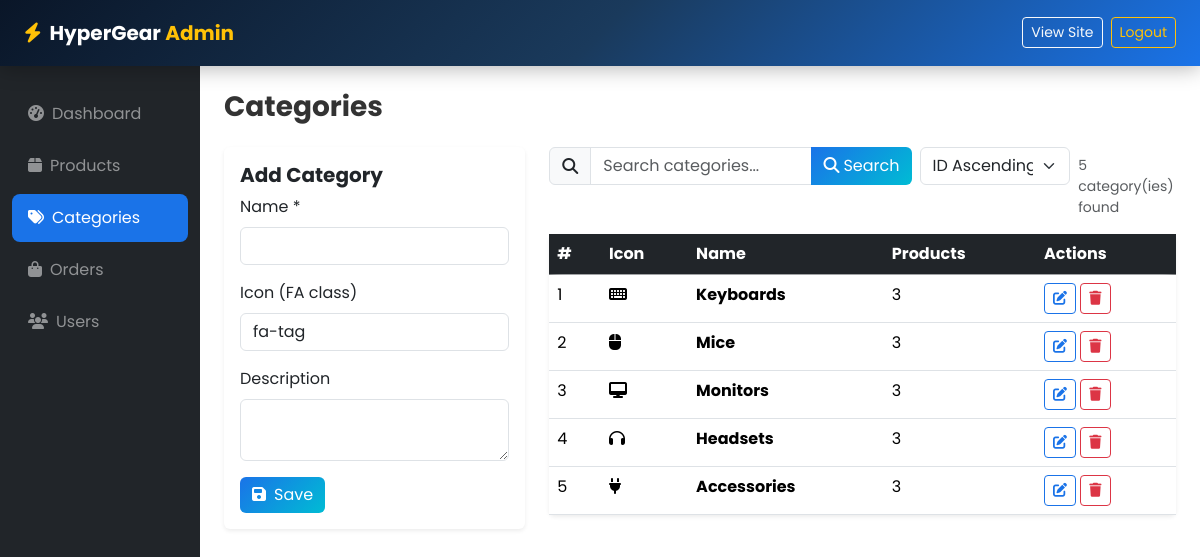
Screenshot of /admin/categories.php (signed in) with the database file from the repository.
### tables this page shows
CREATE TABLE IF NOT EXISTS `categories` (
    `id` INT AUTO_INCREMENT PRIMARY KEY,
    `name` VARCHAR(100) NOT NULL,
    `description` TEXT DEFAULT NULL,
    `icon` VARCHAR(50) DEFAULT 'fa-tag',
    `created_at` TIMESTAMP DEFAULT CURRENT_TIMESTAMP
);

### admin/categories.php (the view, shortened to what this page needs)
<?php
require_once __DIR__ . '/../config/database.php';
$edit_cat = isset($_GET['edit']) ? $conn->query("SELECT * FROM categories WHERE id=" . (int)$_GET['edit'])->fetch_assoc() : null;
$categories = $conn->query("SELECT c.*, (SELECT COUNT(*) FROM products WHERE category_id=c.id) as product_count FROM categories c ORDER BY c.id");
require_once __DIR__ . '/../includes/header.php';
?>
<nav class="navbar navbar-expand-lg navbar-dark sticky-top hg-navbar">
    <div class="container-fluid px-4">
        <a class="navbar-brand fw-bold" href="<?= BASE_URL ?>admin/dashboard.php"><i class="fas fa-bolt text-warning me-2"></i>HyperGear <span class="text-warning">Admin</span></a>
        <div class="ms-auto"><a href="<?= BASE_URL ?>" class="btn btn-outline-light btn-sm me-2">View Site</a><a href="<?= BASE_URL ?>pages/logout.php" class="btn btn-outline-warning btn-sm">Logout</a></div>
    </div>
</nav>
<div class="container-fluid">
    <div class="row">
        <div class="col-lg-2 bg-dark min-vh-100 py-4 admin-sidebar">
            <nav class="nav flex-column">
                <a class="nav-link text-white-50" href="<?= BASE_URL ?>admin/dashboard.php"><i class="fas fa-tachometer-alt me-2"></i>Dashboard</a>
                <a class="nav-link text-white-50" href="<?= BASE_URL ?>admin/products.php"><i class="fas fa-box me-2"></i>Products</a>
                <a class="nav-link text-white active" href="<?= BASE_URL ?>admin/categories.php"><i class="fas fa-tags me-2"></i>Categories</a>
                <a class="nav-link text-white-50" href="<?= BASE_URL ?>admin/orders.php"><i class="fas fa-shopping-bag me-2"></i>Orders</a>
                <a class="nav-link text-white-50" href="<?= BASE_URL ?>admin/users.php"><i class="fas fa-users me-2"></i>Users</a>
            </nav>
        </div>
        <div class="col-lg-10 py-4 px-4">
            <h3 class="fw-bold mb-4">Categories</h3>
            <div class="row g-4">
                <div class="col-md-4">
                    <div class="card border-0 shadow-sm">
                        <div class="card-body">
                            <h5 class="fw-bold"><?= $edit_cat ? 'Edit' : 'Add' ?> Category</h5>
                            <form method="POST">
                                <div class="mb-3"><label class="form-label">Name *</label><input type="text" name="name" class="form-control" required value="<?= htmlspecialchars($edit_cat['name'] ?? '') ?>"></div>
                                <div class="mb-3"><label class="form-label">Icon (FA class)</label><input type="text" name="icon" class="form-control" value="<?= htmlspecialchars($edit_cat['icon'] ?? 'fa-tag') ?>"></div>
                                <div class="mb-3"><label class="form-label">Description</label><textarea name="description" class="form-control" rows="2"><?= htmlspecialchars($edit_cat['description'] ?? '') ?></textarea></div>
                                <button type="submit" class="btn btn-primary"><i class="fas fa-save me-2"></i>Save</button>
                            </form>
                        </div>
                    </div>
                </div>
                <div class="col-md-8">
                    <div class="row mb-3 g-2">
                        <div class="col-md-7">
                            <div class="input-group">
                                <span class="input-group-text"><i class="fas fa-search"></i></span>
                                <input type="text" id="catSearch" class="form-control" placeholder="Search categories..." onkeyup="filterCats()">
                                <button class="btn btn-primary" type="button" onclick="filterCats()"><i class="fas fa-search me-1"></i>Search</button>
                            </div>
                        </div>
                        <div class="col-md-3">
                            <select id="catSort" class="form-select" onchange="sortCats()">
                                <option value="id-asc">ID Ascending</option>
                            </select>
                        </div>
                        <div class="col-md-2"><span class="text-muted small mt-2 d-block" id="catCount"></span></div>
                    </div>
                    <div class="card border-0 shadow-sm">
                        <div class="card-body p-0">
                            <table class="table table-hover mb-0">
                                <thead class="table-dark">
                                    <tr>
                                        <th>#</th>
                                        <th>Icon</th>
                                        <th>Name</th>
                                        <th>Products</th>
                                        <th>Actions</th>
                                    </tr>
                                </thead>
                                <tbody id="catBody">
                                    <?php while ($c = $categories->fetch_assoc()): ?>
                                        <tr data-id="<?= $c['id'] ?>" data-name="<?= htmlspecialchars(strtolower($c['name'])) ?>" data-count="<?= $c['product_count'] ?>">
                                            <td><?= $c['id'] ?></td>
                                            <td><i class="fas <?= htmlspecialchars($c['icon']) ?>"></i></td>
                                            <td class="fw-bold"><?= htmlspecialchars($c['name']) ?></td>
                                            <td><?= $c['product_count'] ?></td>
                                            <td>
                                                <a href="?edit=<?= $c['id'] ?>" class="btn btn-sm btn-outline-primary"><i class="fas fa-edit"></i></a>
                                                <a href="?delete=<?= $c['id'] ?>" class="btn btn-sm btn-outline-danger" onclick="return confirm('Delete? Products in this category will also be deleted.')"><i class="fas fa-trash"></i></a>
                                            </td>
                                        </tr>
                                    <?php endwhile; ?>
                                </tbody>
                            </table>
                        </div>
                    </div>
                </div>
            </div>
        </div>
    </div>
</div>

### assets/css/style.css (style rules this page uses)
:root { --hg-blue-deep: #0a1628; --hg-blue-dark: #0d2137; --hg-blue-primary: #1a73e8; --hg-blue-bright: #2196f3; --hg-blue-light: #64b5f6; --hg-blue-cyan: #00bcd4; --hg-gradient-1: linear-gradient( 135deg, #0a1628 0%, #1a3a5c 50%, #1a73e8 100% ); --hg-gradient-2: linear-gradient(135deg, #1a73e8 0%, #00bcd4 100%); --hg-gradient-3: linear-gradient(135deg, #0d2137 0%, #1a73e8 100%); --hg-shadow-blue: 0 4px 20px rgba(26, 115, 232, 0.3); --hg-shadow-glow: 0 0 30px rgba(26, 115, 232, 0.4); --hg-font: "Poppins", sans-serif; --glass-bg: rgba(255, 255, 255, 0.08); --glass-bg-light: rgba(255, 255, 255, 0.65); --glass-border: rgba(255, 255, 255, 0.18); --glass-border-light: rgba(255, 255, 255, 0.35); --glass-blur: 20px; --glass-shadow: 0 8px 32px rgba(0, 0, 0, 0.12); --glass-glow: 0 0 40px rgba(26, 115, 232, 0.15); }
* { margin: 0; padding: 0; box-sizing: border-box; }
body { font-family: var(--hg-font); color: #333; overflow-x: hidden; animation: fadeInPage 0.6s ease-out; }
.hg-navbar { background: var(--hg-gradient-1) !important; box-shadow: 0 2px 20px rgba(0, 0, 0, 0.3); padding: 0.8rem 0; backdrop-filter: blur(10px); z-index: 1050; }
.admin-sidebar .nav-link { padding: 0.75rem 1rem; border-radius: 8px; margin-bottom: 4px; transition: all 0.3s ease; }
.admin-sidebar .nav-link:hover, .admin-sidebar .nav-link.active { background: var(--hg-blue-primary); color: #fff !important; }
.btn-primary { background: var(--hg-gradient-2); border: none; }
.btn-outline-primary { color: var(--hg-blue-primary); border-color: var(--hg-blue-primary); }
.card { transition: all 0.3s cubic-bezier(0.25, 0.46, 0.45, 0.94); }
.btn { transition: all 0.3s cubic-bezier(0.25, 0.46, 0.45, 0.94); }
.table-dark { background: linear-gradient( 135deg, rgba(10, 22, 40, 0.95), rgba(26, 58, 92, 0.9) ) !important; backdrop-filter: blur(8px); }

### rows the page displays
categories: id "1", name "Keyboards", product_count "3"
categories: id "2", name "Mice", product_count "3"
categories: id "3", name "Monitors", product_count "3"
categories: id "4", name "Headsets", product_count "3"
categories: id "5", name "Accessories", product_count "3"
